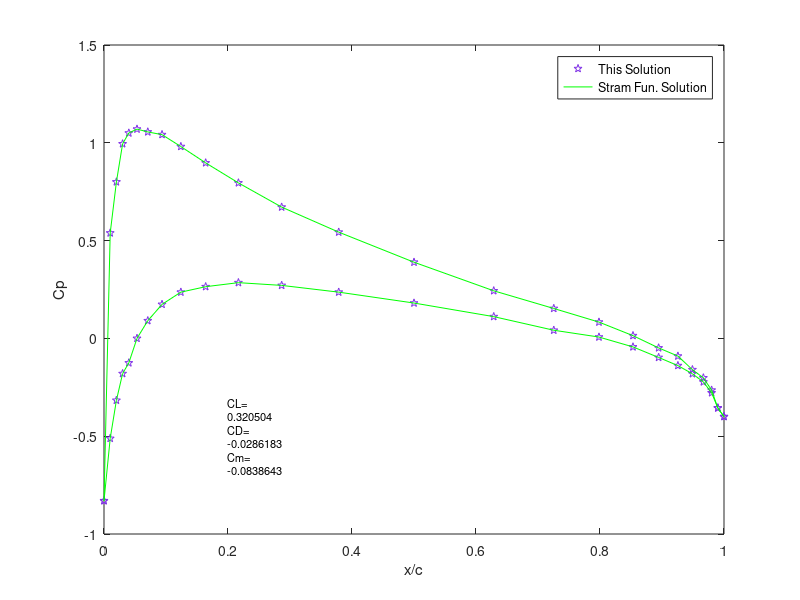

This figure's MATLAB source:
% Mohammad Khaled Gamal Ali / sec:2 / B.N:50 
% LAB Assignment / Submitted to: Eng.Karim Ahmed
clear all
clc
%% Input data x
x_Lower=[1.00000,  0.99000,  0.98000,  0.96672,  0.94908,  0.92565,  0.89453,  0.85321,  0.79832,  0.72542,  0.62860,  0.50000,  0.37855,  0.28653,  0.21680,  0.16397,  0.12394,  0.09360,  0.07061,  0.05320,  0.04000,  0.03000,  0.02000,  0.01000,  0.00000];
x_Upper=[0.00000,  0.01000,  0.02000,  0.03000,  0.04000,  0.05320,  0.07061,  0.09360,  0.12394,  0.16397,  0.21680,  0.28653,  0.37855,  0.50000,  0.62860,  0.72542,  0.79832,  0.85321,  0.89453,  0.92565,  0.94908,  0.96672,  0.98000,  0.99000,  1.00000];
x = [x_Lower, x_Upper];

%% Y from the x data
y_Upper=+0.594689181*(0.298222773*sqrt(x_Upper)-0.127125232*x_Upper-0.357907906*x_Upper.^2+0.291984971*x_Upper.^3-0.105174606*x_Upper.^4);
y_Lower=-0.594689181*(0.298222773*sqrt(x_Lower)-0.127125232*x_Lower-0.357907906*x_Lower.^2+0.291984971*x_Lower.^3-0.105174606*x_Lower.^4);
y = [y_Lower, y_Upper];

%% Input data Cp
Cp_Upper= [-0.83000,  0.53900,  0.80000,  0.99470,  1.05000,  1.07000,  1.05560,  1.04170,  0.98080,  0.89740,  0.79500,  0.67130,  0.54330,  0.38950,  0.24340,  0.15300,  0.08340,  0.01400, -0.04860, -0.09040, -0.15990, -0.20170, -0.26430, -0.35600, -0.4000];
Cp_Lower= [-0.40000, -0.35510, -0.27826, -0.22260, -0.18087, -0.13913, -0.09739, -0.04350,  0.00695,  0.04174,  0.11130,  0.18080,  0.23650,  0.27100,  0.28500,  0.26440,  0.23650,  0.17390,  0.09040,  0.00000, -0.12520, -0.18000, -0.31650, -0.51130, -0.83000];
Cp=[Cp_Lower, Cp_Upper];
%% A.O.A.
a=2;
%% I.C. at point x(i+0.5) where i+0.5 is the midpoint of i and i+1
 
C=1;
C_Normal=0;
C_Axial=0;
Cm=0;
%% Calculations of  normal and axial forces
for n = 1:length(x)-1 
    
delta_xi = x(n+1)-x(n);
delta_yi = y(n+1)-y(n);

xi_Mid_Point = 0.5*(x(n)+x(n+1));
yi_Mid_Point = 0.5*(y(n)+y(n+1));
Cpi_Mid_Point = 0.5*(Cp(n)+Cp(n+1));

C_Normal =C_Normal  + Cpi_Mid_Point * delta_xi;
C_Axial =C_Axial  -Cpi_Mid_Point * delta_yi;

Cm =Cm + ( -(Cpi_Mid_Point * delta_xi)*xi_Mid_Point -(Cpi_Mid_Point * delta_yi)*yi_Mid_Point ); 

end
%% getting CL,CD and Cm from the normal and axial forces
CL = C_Normal*cos(a*pi/180) - C_Axial*sin(a*pi/180);
CD = C_Axial*cos(a*pi/180) - C_Normal*sin(a*pi/180);
%% Printing the Values of CL,CD,Cm
disp('CL=')
disp(CL)
disp('CD=')
disp(CD)
disp('Cm=')
disp(Cm)
%% Plotting of the X/c vs Cp
plot(x/C,Cp,'p','Color',[0.5,0.2,0.9])
hold on 
plot(x/C,Cp,'g')
xlabel('x/c')
ylabel('Cp')
legend( "This Solution","Stram Fun. Solution" )
str = {'CL=',CL,'CD=',CD,'Cm=',Cm};

text(0.2,-0.5,str,'FontSize',8)